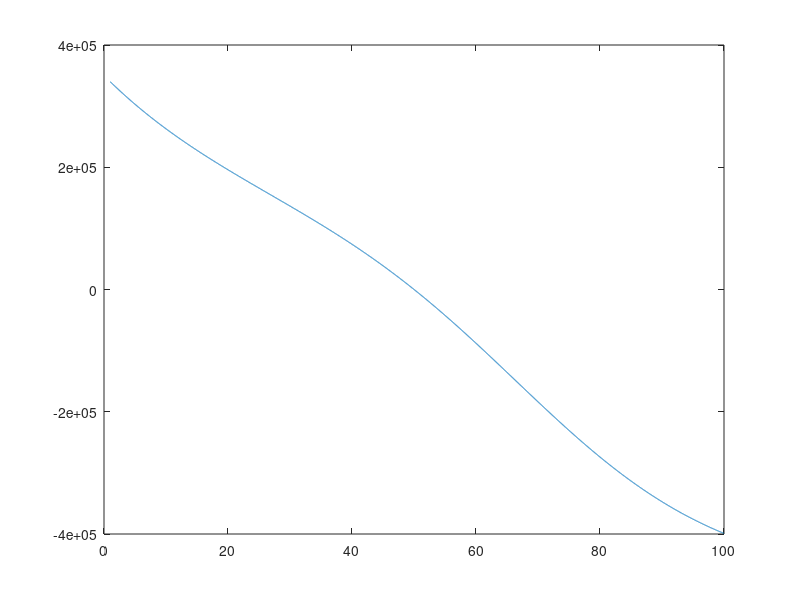

Write MATLAB code to recreate this figure. (Note: this script raises an error after producing the figure.)
%Esercizio 2

clc;
clear;

f = @(t) 240000.*exp(-0.04.*t)+120000-600000./(1+59.*exp(-0.06.*t));
f_der = @(t) - 9600.*exp(-t./25) - (2124000.*exp(-(3.*t)/50))./(59.*exp(-(3.*t)/50) + 1).^2;


x_f = linspace(1, 100, 10000);
y_f = feval(f, x_f);
plot(x_f,y_f);

prec = 10^-5;
max_it = 50;
interval = [1,100];

execute( f, f_der, interval, prec, max_it );
